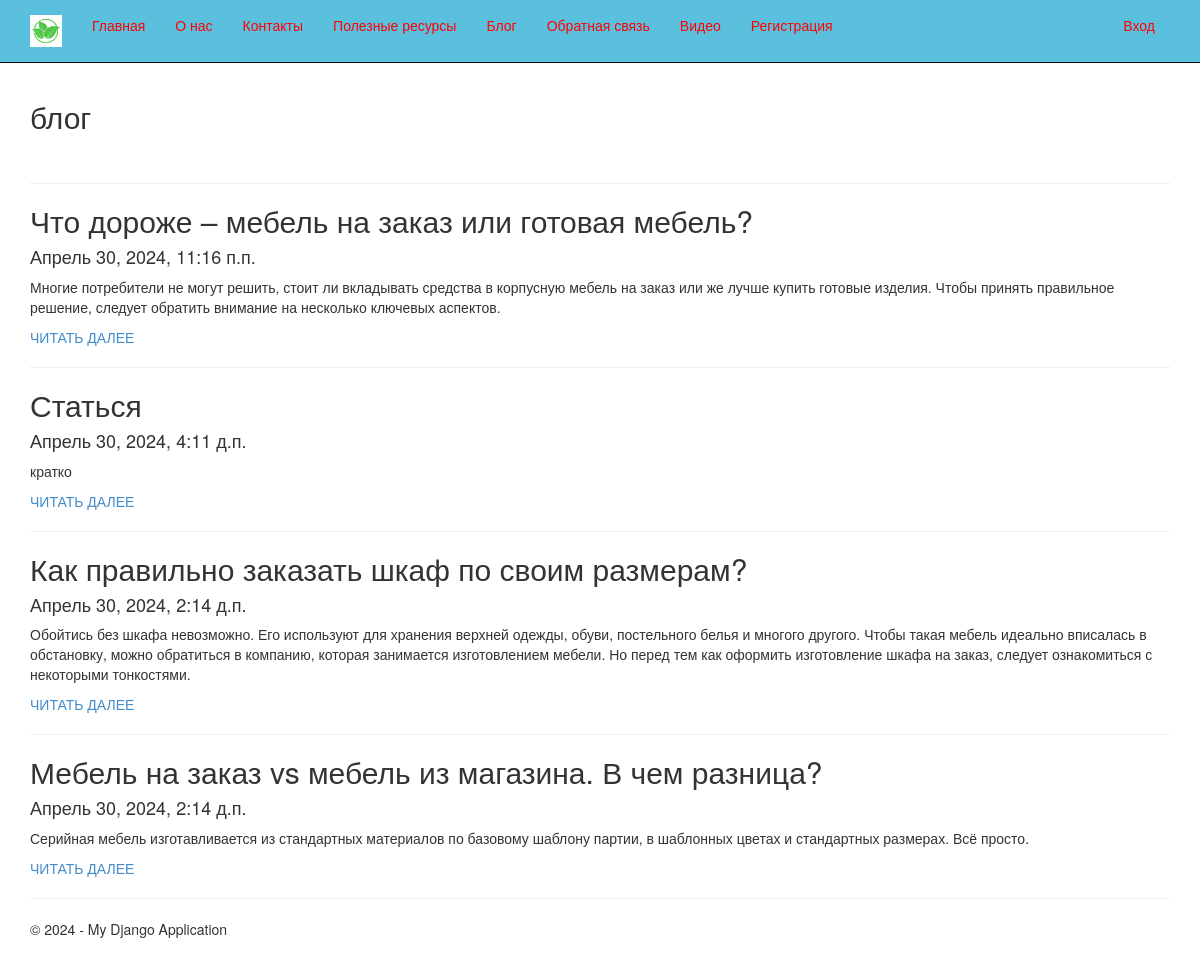
Page /blog on the committed database.
### app/models.py (models this page shows, shortened)
class Blog(models.Model):
    title = models.CharField(max_length=100, unique_for_date="posted", verbose_name="Заголовок")
    description = models.TextField(verbose_name="Краткое содержание")
    content = models.TextField(verbose_name="Полное содержание")
    posted = models.DateTimeField(default=datetime.now(), db_index=True, verbose_name="Опубликована")
    author = models.ForeignKey(User, null=True, blank=True, on_delete=models.SET_NULL, verbose_name="Автор")
    image = models.FileField(default = 'temp.jmp', verbose_name = "Путь к картинке")
    class Meta:
        db_table = "Posts"
        ordering = ["-posted"]
        verbose_name = "статья блога"
        verbose_name_plural = "статьи блога"

### app/views.py (the view)
# urls.py: path('blog', views.blog, name='blog'),
def blog(request):
    posts = Blog.objects.all()
    assert isinstance(request, HttpRequest)
    return render(
        request,
        'app/blog.html',
        {
            'title': 'блог',
            'posts': posts,
            'year': datetime.now().year,
        }
    )

### app/templates/app/blog.html
{% extends "app/layout.html" %}
{% block content %}
<h2>{{ title }}</h2>
<br />
    {% for post in posts %}
<hr />
<div class="">
    <h2>{{ post.title }}</h2>
    <h4>{{ post.posted }}</h4>
    <p>{{ post.description }}</p>
    <p><a href="{% url 'blogpost' parametr=post.id %}">ЧИТАТЬ ДАЛЕЕ </a></p>
</div>
    {% endfor %}
{% endblock %}

### app/templates/app/layout.html (shortened to what this page needs)
<!DOCTYPE html>
<html>
<head>
    {% load staticfiles %}
    <link rel="stylesheet" type="text/css" href="{% static 'app/content/bootstrap.css' %}" />
    <link rel="stylesheet" type="text/css" href="{% static 'app/content/site.css' %}" />
</head>
<body>
    <div class="navbar navbar-inverse navbar-fixed-top">
        <div class="container">
            <div class="navbar-header">
                <a href="/" class="navbar-brand"> <img src="{% static 'app/content/logo.png' %}" alt="logo" id="logo" /> </a>
            </div>
            <div class="navbar-collapse collapse">
                <ul class="nav navbar-nav">
                    <li><a href="{% url 'home' %}">Главная</a></li>
                    <li><a href="{% url 'about' %}">О нас</a></li>
                    <li><a href="{% url 'contact' %}">Контакты</a></li>
                    <li><a href="{% url 'links' %}">Полезные ресурсы</a></li>
                    <li><a href="{% url 'blog' %}">Блог</a></li>
                    <li><a href="{% url 'pool' %}">Обратная связь</a></li>
                    <li><a href="{% url 'videopost' %}"> Видео </a></li>
                    {% if not user.is_authenticated %}
                    <li><a href="{% url 'registration' %}">Регистрация</a></li>
                    {% endif %}
                </ul>
                {% include 'app/loginpartial.html' %}
            </div>
        </div>
    </div>
    <div class="container body-content">
{% block content %}{% endblock %}
        <hr/>
        <footer>
            <p>&copy; {{ year }} - My Django Application</p>
        </footer>
    </div>
</body>
</html>

### app/templates/app/loginpartial.html
﻿{% if user.is_authenticated %}
<form id="logoutForm" action="/logout/" method="post" class="navbar-right">
    {% csrf_token %}
    <ul class="nav navbar-nav navbar-right">
        <li><span class="navbar-brand">Привет {{ user.username }}!</span></li>
        <li><a href="javascript:document.getElementById('logoutForm').submit()">Выйти</a></li>
    </ul>
</form>
{% else %}
<ul class="nav navbar-nav navbar-right">
    <li><a href="{% url 'login' %}">Вход</a></li>
</ul>
{% endif %}

### app/static/app/content/site.css (style rules this page uses)
body { padding-top: 80px; padding-bottom: 20px; }
.body-content { padding-left: 15px; padding-right: 15px; }
#logo { width: 32px; height: auto; }

### rows in the picture
Blog: title "Что дороже – мебель на заказ или готовая мебель?", posted "Апрель 30, 2024, 11:16 п.п.", description "Многие потребители не могут решить, стоит ли вкладывать средства в корпусную мебель на заказ или же лучше купить готовые изделия. Чтобы принять правильное решение, следует обратить внимание на несколько ключевых аспектов."
Blog: title "Статься", posted "Апрель 30, 2024, 4:11 д.п.", description "кратко"
Blog: title "Как правильно заказать шкаф по своим размерам?", posted "Апрель 30, 2024, 2:14 д.п.", description "Обойтись без шкафа невозможно. Его используют для хранения верхней одежды, обуви, постельного белья и многого другого. Чтобы такая мебель идеально вписалась в обстановку, можно обратиться в компанию, которая занимается изготовлением мебели. Но перед тем как оформить изготовление шкафа на заказ, следует ознакомиться с некоторыми тонкостями."
Blog: title "Мебель на заказ vs мебель из магазина. В чем разница?", posted "Апрель 30, 2024, 2:14 д.п.", description "Серийная мебель изготавливается из стандартных материалов по базовому шаблону партии, в шаблонных цветах и стандартных размерах. Всё просто."

### other values in the picture
{{ title }} "блог"
